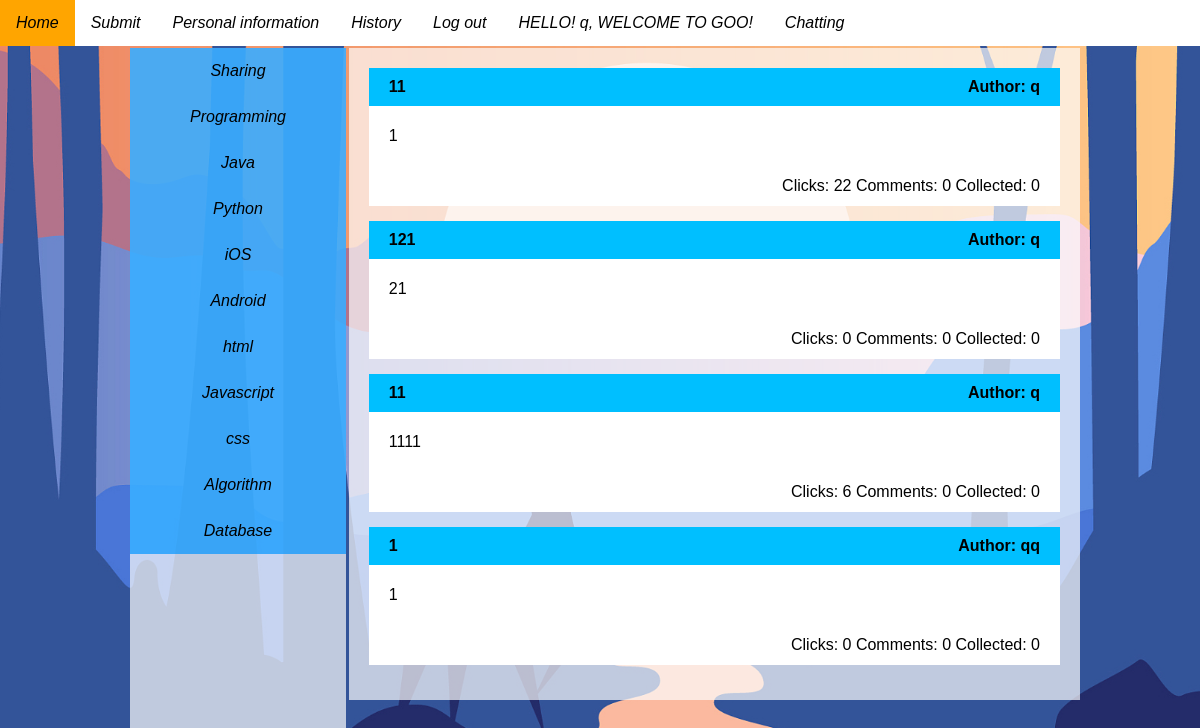
The page /plate/sharing (signed in) on the database its author committed.
### tables this page shows
CREATE TABLE articles(
                id                  integer     primary key, 
                author              text        NOT NULL, 
                title               text        NOT NULL, 
                content             text        NOT NULL,
                liked_count         integer     DEFAULT 0,
                commented_count     integer     DEFAULT 0,
                collected_count     integer     DEFAULT 0,
                click_count         integer     DEFAULT 0,
                privacy             text,
                plate               text        DEFAULT "sharing",
                FOREIGN KEY(author) REFERENCES users(name));

### app.py (the view)
@app.route('/plate/<item>', methods=['GET', 'POST'])
def plate(item):
    if not session.get("username"):
        return redirect("/login")
    else:
        username = session.get("username")
        article = return_articles_of_plate(item)
        return render_template('plate.html', name=username, article=article)

### manager.py (called while the page is built)
def connect_database(db_file):
    conn = sqlite3.connect(db_file)
    cur = conn.cursor()
    return conn, cur

def return_articles_of_plate(plate):
    conn, cur = connect_database('database.sqlite')
    cursor = cur.execute("SELECT * from articles where plate like '%" + plate + "%' ")
    return cursor.fetchall()

### templates/plate.html (shortened to what this page needs)
<!DOCTYPE html>
<html lang="en">
{% extends "homebase.html" %}
{% block head %}
    {{ super() }}
{% endblock %}
{% block body %}
    {{ super() }}
    <div style="width: 80%; margin: 0 auto; height: auto">
    <div class="leftLeader">
        <a href="/plate/sharing" class="centerLeaderButton2">Sharing</a>
        <a href="/plate/programming" class="centerLeaderButton2">Programming</a>
        <a href="/plate/java" class="centerLeaderButton2">Java</a>
        <a href="/plate/python" class="centerLeaderButton2">Python</a>
        <a href="/plate/ios" class="centerLeaderButton2">iOS</a>
        <a href="/plate/android" class="centerLeaderButton2">Android</a>
        <a href="/plate/html" class="centerLeaderButton2">html</a>
        <a href="/plate/javascript" class="centerLeaderButton2">Javascript</a>
        <a href="/plate/css" class="centerLeaderButton2">css</a>
        <a href="/plate/algorithm" class="centerLeaderButton2">Algorithm</a>
        <a href="/plate/database" class="centerLeaderButton2">Database</a>
    </div>
    <div class="informationContent">
    {% for x in article %}
        <a href="/SearchResult/{{ x[0] }}">
        <div>
        <div class="smallTitle">
            <b>{{ x[2] }} </b>
            <b style="float: right">Author: {{ x[1] }}</b></div>
        <div class="articleContent" style="height: 90px">
        {% if (x[3] | length)<40 %}
            <p>{{ x[3][0:40] }}&nbsp;</p>
        {% else %}
            <p>{{ x[3][0:40] }}...&nbsp;</p>
        {% endif %}
            <p style="float:right;">Clicks: {{ x[7] }}  Comments: {{ x[5] }}  Collected: {{ x[6] }}</p>
        </div>
        </div>
        </a>
    {% endfor %}
    </div>
    </div>
{% endblock %}

### templates/homebase.html (shortened to what this page needs)
<html lang="en">
<head>
    {% block head %}
        <link rel=" stylesheet" type="text/css" href="../static/css/style.css">
    {% endblock %}
</head>
<body>
{% block body %}
    <div style="height: 30px">
    <ul>
        <li><a href="/">Home</a> </li>
        <li><a href="/submit">Submit</a> </li>
        <li><a href="/user">Personal information</a> </li>
        <li><a href="/history">History</a></li>
        <li><a href="/logout">Log out</a></li>
        <li><a><span> HELLO! {{ name }}, WELCOME TO GOO!</span> </a> </li>
        <li><a href="/startchat">Chatting</a></li>
    </ul>
    </div>
{% endblock %}
</body>
</html>

### static/css/style.css (style rules this page uses)
body { margin:0; padding: 0; background: url("../image/pic2.jpg"); background-size: cover; background-position:center; font-family: sans-serif; background-repeat: no-repeat; background-attachment: fixed; }
ul { list-style-type: none; margin: 0; padding: 0; overflow: hidden; background-color: white; position: fixed; top: 0; width: 100% }
li { float: left; }
li a { display: block; color: black; text-align: center; padding: 14px 16px; text-decoration: none; font-style:italic; }
body a { text-decoration:none; }
body a:link { color:black; }
.articleContent { background: white; width: auto; height: auto; padding: 5px 20px; word-wrap:break-word; word-break:break-all; margin-bottom: 15px; }
.smallTitle { background: deepskyblue; width: auto; height: auto; padding: 10px 20px; }
.informationContent { background-color:rgba(252,252,252,0.7); margin: 0px auto 0; width: 72%; height: auto; padding: 20px; float: right; }
.leftLeader { background-color:rgba(252,252,252,0.7); width: 18%; float: left; height: 100%; margin-left: 10px; position: fixed; }
.centerLeaderButton2 { display: block; color: white; text-align: center; padding: 14px 16px; text-decoration: none; font-style:italic; background: rgba(0,149,255,0.7); }

### rows shown on the page
articles: title "11", author "q", content "1", click_count "22", commented_count "0", collected_count "0"
articles: title "121", author "q", content "21", click_count "0", commented_count "0", collected_count "0"
articles: title "11", author "q", content "1111", click_count "6", commented_count "0", collected_count "0"
articles: title "1", author "qq", content "1", click_count "0", commented_count "0", collected_count "0"

### other values the page prints
{{ name }} "q"
